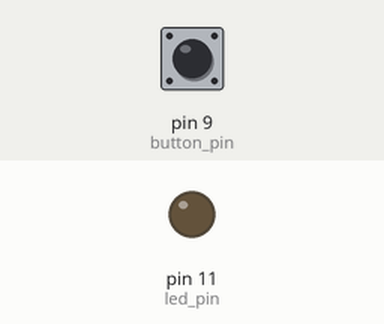
A sketch run on a simulated Arduino Uno, built with avr-gcc and run on an emulated ATmega328P. Parts: output pins drawn as LEDs (lit = HIGH). The inputs (shaded band) are chosen by the test bench; at power-on: pin 9 (button_pin) LOW.

Above: at 1.2 s.
1.3 s: pin 9 (button_pin) pulled HIGH for 0.25 s
At 1.5 s:
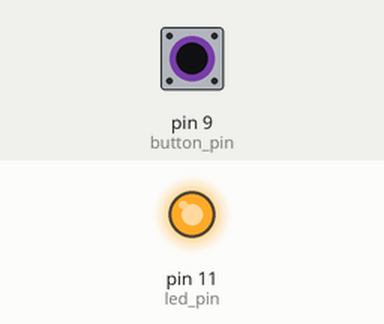
3.1 s: pin 9 (button_pin) pulled HIGH for 3.2 s
At 7.2 s:
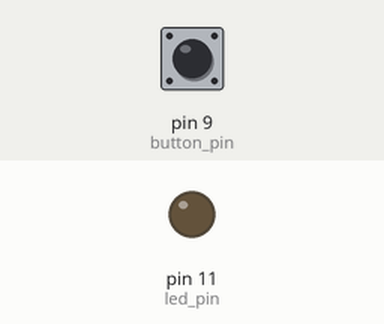
Timing chart, 0 to 8.7 s (numbered marks = the images above; inputs shaded):
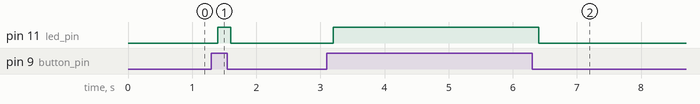

Measured:
- after the input at 1.3 s, pin 11 (led_pin): LOW → HIGH after 0.10 s, → LOW 0.20 s later
- after the input at 3.1 s, pin 11 (led_pin): LOW → HIGH after 0.10 s, → LOW 3.2 s later

The sketch:

Button.ino
```cpp
const int button_pin = 9;     
const int led_pin =  11;      

int button_state = 0;
int amp=127;
int timing=0;
void setup() {
  pinMode(button_pin, INPUT);
  pinMode(led_pin, OUTPUT);
}

void loop() {
  button_state = digitalRead(button_pin);
  if(button_state == HIGH && timing < 15 && amp<=255) 
    {
	analogWrite(led_pin, amp);
    }
  else if (button_state == HIGH && timing>15 && amp<=255) 
  {
    analogWrite(led_pin, amp);
    amp=amp+16;
  } 
  else if(amp>255 && button_state == HIGH)
  {
    analogWrite(led_pin, 0);
  }
  else if(button_state == LOW)
  {
    analogWrite(led_pin, 0);
    timing=0;
    amp=255;

  }
  timing=timing+1;
  delay(200);
}
```
